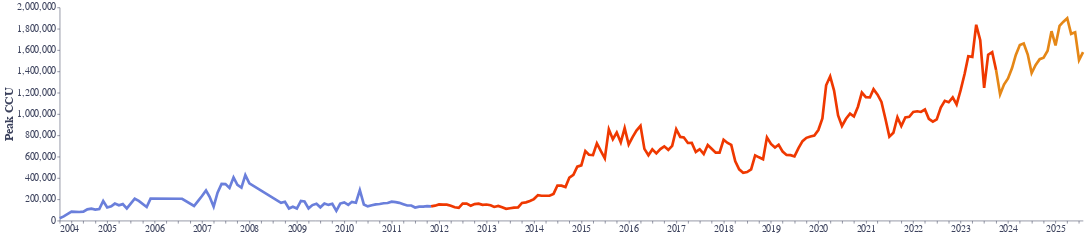

The cell this chart's notebook holds for it:
### Markdown cell above
### Event Annotated Time Series

### Code cell
cs_early_period = cs_merged_data[cs_merged_data['month'] <= pd.to_datetime("2011-11-01")].copy()
cs_go_period = cs_merged_data[cs_merged_data['month'] >= pd.to_datetime("2011-11-01")].copy()
cs_go_period = cs_go_period[cs_go_period['month'] <= pd.to_datetime("2023-10-01")].copy()
cs_2_period = cs_merged_data[cs_merged_data['month'] >= pd.to_datetime("2023-10-01")].copy()    

# Label periods
early = cs_early_period.assign(period="Pre-CS:GO (≤ Oct 2011)")
go    = cs_go_period.assign(period="CS:GO Era (Nov 2011–Sep 26, 2023)")
cs2   = cs_2_period.assign(period="CS2 Era (≥ Sep 27, 2023)")

combined_periods = pd.concat([early, go, cs2], ignore_index=True)

# Plot three connected lines (one per period)
chart = (
    alt.Chart(combined_periods, background="white")
    .mark_line(strokeWidth=5)
    .encode(
        x=alt.X('month:T', title=None, axis=alt.Axis(grid=False, domain=True)),
        y=alt.Y('peak:Q', axis=alt.Axis(title="Peak CCU", titleColor="#3b415c", grid=False, domain=True,
          titleFontSize=22)),
        color=alt.Color(
            'period:N',
            title=None,
            legend=None,
            scale=alt.Scale(
                domain=["Pre-CS:GO (≤ Oct 2011)", "CS:GO Era (Nov 2011–Sep 26, 2023)", "CS2 Era (≥ Sep 27, 2023)"],
                range=["#6A7FDB", "#EF3800", "#E58716"]
            ),
        ),
        tooltip=["period:N", "month:T", "peak:Q"]
    )
    .properties(width=1920, height=400)
    .configure_view(strokeWidth=0)
    .configure_axis(
        labelColor="#3b415c",
        labelFontSize=18,
        domainColor="#3b415c",
        tickColor="#3b415c"
    )
)

chart

### Figure 1 — Vega-Lite specification as saved in the notebook (floating-point values rounded to 4 significant figures; data arrays with more than 128 entries replaced by an {"elided": "..."} marker saying what was removed)
{"$schema": "https://vega.github.io/schema/vega-lite/v5.20.1.json", "background": "white", "config": {"axis": {"domainColor": "#3b415c", "labelColor": "#3b415c", "labelFontSize": 18, "tickColor": "#3b415c"}, "view": {"continuousHeight": 300, "continuousWidth": 300, "strokeWidth": 0}}, "data": {"name": "data-c9765203c17d6061dca7c5f6bf3a74ab"}, "datasets": {"data-c9765203c17d6061dca7c5f6bf3a74ab": {"elided": "243 records"}}, "encoding": {"color": {"field": "period", "legend": null, "scale": {"domain": ["Pre-CS:GO (≤ Oct 2011)", "CS:GO Era (Nov 2011–Sep 26, 2023)", "CS2 Era (≥ Sep 27, 2023)"], "range": ["#6A7FDB", "#EF3800", "#E58716"]}, "title": null, "type": "nominal"}, "tooltip": [{"field": "period", "type": "nominal"}, {"field": "month", "type": "temporal"}, {"field": "peak", "type": "quantitative"}], "x": {"axis": {"domain": true, "grid": false}, "field": "month", "title": null, "type": "temporal"}, "y": {"axis": {"domain": true, "grid": false, "title": "Peak CCU", "titleColor": "#3b415c", "titleFontSize": 22}, "field": "peak", "type": "quantitative"}}, "height": 400, "mark": {"strokeWidth": 5, "type": "line"}, "width": 1920}
